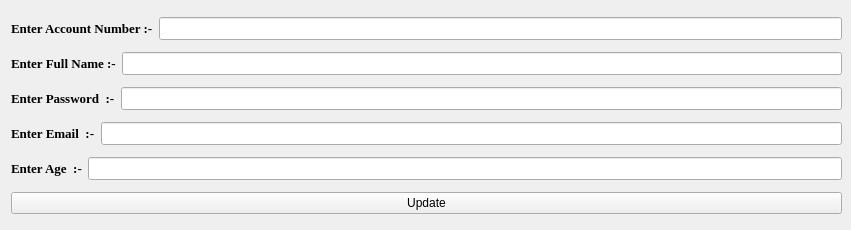
      <widget class="QWidget" name="tab_2">
       <attribute name="title">
        <string>Update User</string>
       </attribute>
       <widget class="QWidget" name="layoutWidget">
        <property name="geometry">
         <rect>
          <x>11</x>
          <y>11</y>
          <width>831</width>
          <height>210</height>
         </rect>
        </property>
        <layout class="QVBoxLayout" name="verticalLayout_7">
         <item>
          <layout class="QHBoxLayout" name="horizontalLayout_31">
           <item>
            <widget class="QLabel" name="label_28">
             <property name="font">
              <font>
               <family>Times New Roman</family>
               <pointsize>10</pointsize>
               <italic>false</italic>
               <bold>true</bold>
               <underline>false</underline>
               <strikeout>false</strikeout>
              </font>
             </property>
             <property name="text">
              <string>Enter Account Number :-</string>
             </property>
            </widget>
           </item>
           <item>
            <widget class="QLineEdit" name="AccountNumber_3">
             <property name="font">
              <font>
               <family>Times New Roman</family>
               <pointsize>10</pointsize>
               <bold>false</bold>
              </font>
             </property>
             <property name="text">
              <string/>
             </property>
            </widget>
           </item>
          </layout>
         </item>
         <item>
          <layout class="QHBoxLayout" name="horizontalLayout_21">
           <item>
            <widget class="QLabel" name="label_22">
             <property name="font">
              <font>
               <family>Times New Roman</family>
               <pointsize>10</pointsize>
               <italic>false</italic>
               <bold>true</bold>
               <underline>false</underline>
               <strikeout>false</strikeout>
              </font>
             </property>
             <property name="text">
              <string>Enter Full Name :-</string>
             </property>
            </widget>
           </item>
           <item>
            <widget class="QLineEdit" name="FullName_2">
             <property name="font">
              <font>
               <family>Times New Roman</family>
               <pointsize>10</pointsize>
               <bold>false</bold>
              </font>
             </property>
             <property name="styleSheet">
              <string notr="true"/>
             </property>
             <property name="text">
              <string/>
             </property>
            </widget>
           </item>
          </layout>
         </item>
         <item>
          <layout class="QHBoxLayout" name="horizontalLayout_26">
           <item>
            <widget class="QLabel" name="label_25">
             <property name="font">
              <font>
               <family>Times New Roman</family>
               <pointsize>10</pointsize>
               <bold>true</bold>
              </font>
             </property>
             <property name="text">
              <string>Enter Password  :-</string>
             </property>
            </widget>
           </item>
           <item>
            <widget class="QLineEdit" name="Password_3">
             <property name="font">
              <font>
               <family>Times New Roman</family>
               <pointsize>10</pointsize>
               <bold>false</bold>
              </font>
             </property>
             <property name="styleSheet">
              <string notr="true"/>
             </property>
             <property name="text">
              <string/>
             </property>
             <property name="echoMode">
              <enum>QLineEdit::Password</enum>
             </property>
            </widget>
           </item>
          </layout>
         </item>
         <item>
          <layout class="QHBoxLayout" name="horizontalLayout">
           <item>
            <widget class="QLabel" name="label_38">
             <property name="font">
              <font>
               <family>Times New Roman</family>
               <pointsize>10</pointsize>
               <bold>true</bold>
              </font>
             </property>
             <property name="text">
              <string>Enter Email  :-</string>
             </property>
            </widget>
           </item>
           <item>
            <widget class="QLineEdit" name="Email_2">
             <property name="font">
              <font>
               <family>Times New Roman</family>
               <pointsize>10</pointsize>
               <bold>false</bold>
              </font>
             </property>
             <property name="styleSheet">
              <string notr="true"/>
             </property>
             <property name="text">
              <string/>
             </property>
            </widget>
           </item>
          </layout>
         </item>
         <item>
          <layout class="QHBoxLayout" name="horizontalLayout_27">
           <item>
            <widget class="QLabel" name="label_26">
             <property name="font">
              <font>
               <family>Times New Roman</family>
               <pointsize>10</pointsize>
               <bold>true</bold>
              </font>
             </property>
             <property name="text">
              <string>Enter Age  :-</string>
             </property>
            </widget>
           </item>
           <item>
            <widget class="QLineEdit" name="Age_2">
             <property name="font">
              <font>
               <family>Times New Roman</family>
               <pointsize>10</pointsize>
               <bold>false</bold>
              </font>
             </property>
             <property name="styleSheet">
              <string notr="true"/>
             </property>
             <property name="text">
              <string/>
             </property>
            </widget>
           </item>
          </layout>
         </item>
         <item>
          <widget class="QPushButton" name="UpdateButton">
           <property name="cursor">
            <cursorShape>PointingHandCursor</cursorShape>
           </property>
           <property name="styleSheet">
            <string notr="true"/>
           </property>
           <property name="text">
            <string>Update</string>
           </property>
          </widget>
         </item>
        </layout>
       </widget>
      </widget>
